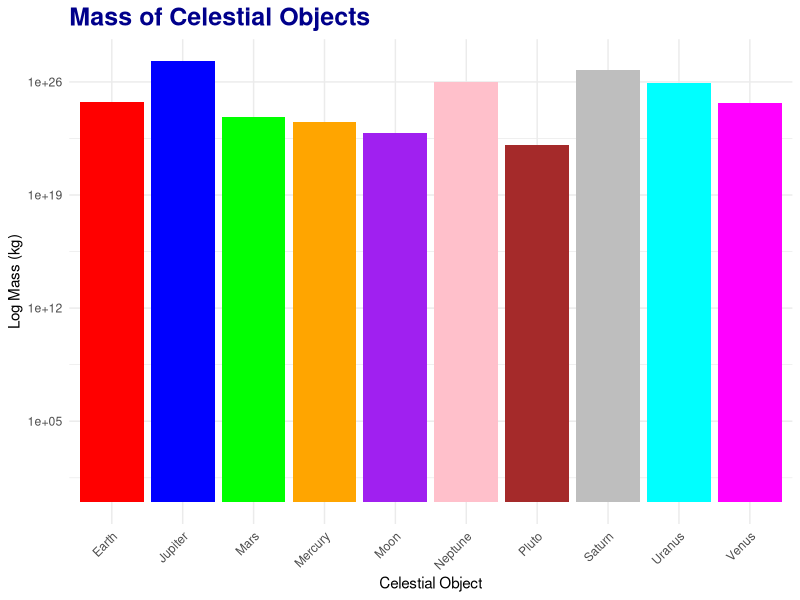

Generate this figure with R:
## ---- chunk 1
# Load necessary libraries
library(ggplot2)

# Generate a sample dataset (replace this with your actual data)
set.seed(123)
data <- data.frame(
  celestial_object = c("Earth", "Mars", "Saturn", "Venus", "Jupiter", "Uranus", "Neptune", "Mercury", "Pluto", "Moon"),
  mass_kg = c(5.97e24, 6.42e23, 5.68e26, 4.87e24, 1.90e27, 8.68e25, 1.02e26, 3.30e23, 1.30e22, 7.34e22)
)

# Manually specify colors for each celestial object
colors <- c("red", "blue", "green", "orange", "purple", "pink", "brown", "gray", "cyan", "magenta")

# Create a bar plot with logarithmic scaling
bar_plot <- ggplot(data, aes(x = celestial_object, y = mass_kg, fill = celestial_object)) +
  geom_bar(stat = "identity") +
  labs(
    title = "Mass of Celestial Objects",
    x = "Celestial Object",
    y = "Log Mass (kg)"
  ) +
  scale_fill_manual(values = colors) +
  theme_minimal() +
  theme(
    axis.text.x = element_text(angle = 45, hjust = 1),
    legend.position = "none",
    plot.title = element_text(size = 18, color = "darkblue", face = "bold")
  ) +
  scale_y_log10()  # Apply logarithmic scaling to the y-axis

print(bar_plot)


